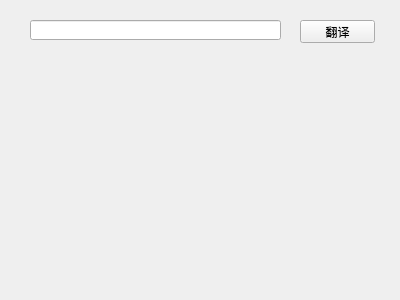
<?xml version="1.0" encoding="UTF-8"?>
<ui version="4.0">
 <class>Form</class>
 <widget class="QWidget" name="Form">
  <property name="geometry">
   <rect>
    <x>0</x>
    <y>0</y>
    <width>400</width>
    <height>300</height>
   </rect>
  </property>
  <property name="windowTitle">
   <string>Form</string>
  </property>
  <widget class="QLineEdit" name="lineEdit">
   <property name="geometry">
    <rect>
     <x>30</x>
     <y>20</y>
     <width>251</width>
     <height>20</height>
    </rect>
   </property>
  </widget>
  <widget class="QPushButton" name="pushButton">
   <property name="geometry">
    <rect>
     <x>300</x>
     <y>20</y>
     <width>75</width>
     <height>23</height>
    </rect>
   </property>
   <property name="text">
    <string>翻译</string>
   </property>
  </widget>
  <widget class="QLabel" name="label">
   <property name="geometry">
    <rect>
     <x>30</x>
     <y>50</y>
     <width>341</width>
     <height>221</height>
    </rect>
   </property>
   <property name="text">
    <string/>
   </property>
  </widget>
 </widget>
 <resources/>
 <connections/>
</ui>
